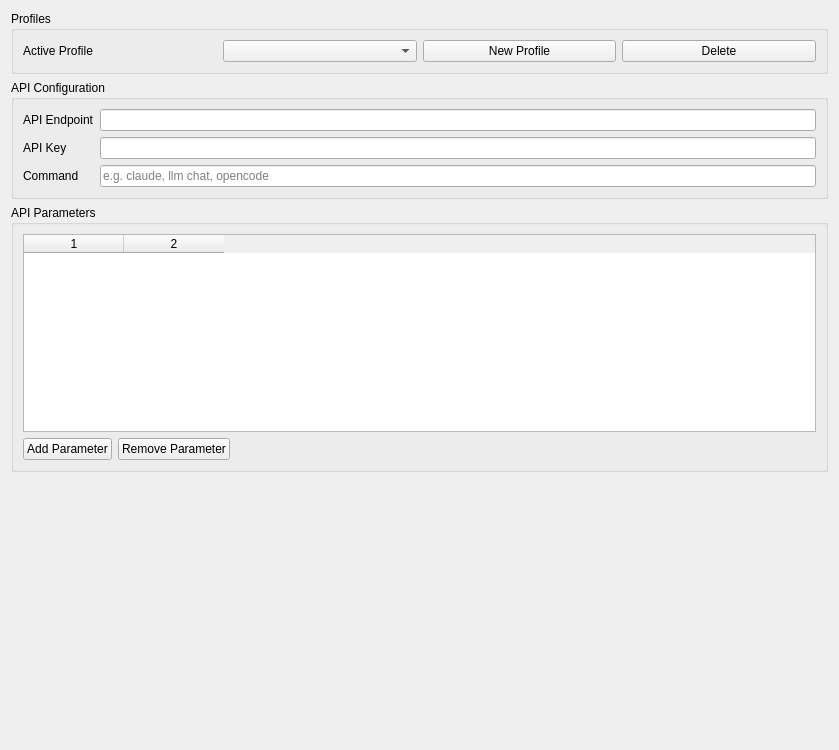
          <widget class="QWidget" name="scrollAreaWidgetContentsAI">
           <property name="geometry">
            <rect>
             <x>0</x>
             <y>0</y>
             <width>839</width>
             <height>750</height>
            </rect>
           </property>
           <layout class="QVBoxLayout" name="verticalLayoutAIScroll">
            <item>
             <widget class="QGroupBox" name="groupBoxAIProfile">
              <property name="title">
               <string>Profiles</string>
              </property>
              <layout class="QGridLayout" name="gridLayoutAIProfile">
               <item row="0" column="0">
                <widget class="QLabel" name="labelAIProfile">
                 <property name="text">
                  <string>Active Profile</string>
                 </property>
                </widget>
               </item>
               <item row="0" column="1">
                <widget class="QComboBox" name="comboBoxAIProfile"/>
               </item>
               <item row="0" column="2">
                <widget class="QPushButton" name="pushButtonAINewProfile">
                 <property name="text">
                  <string>New Profile</string>
                 </property>
                </widget>
               </item>
               <item row="0" column="3">
                <widget class="QPushButton" name="pushButtonAIDeleteProfile">
                 <property name="text">
                  <string>Delete</string>
                 </property>
                </widget>
               </item>
              </layout>
             </widget>
            </item>
            <item>
             <widget class="QGroupBox" name="groupBoxAIConfig">
              <property name="title">
               <string>API Configuration</string>
              </property>
              <layout class="QGridLayout" name="gridLayoutAIConfig">
               <item row="0" column="0">
                <widget class="QLabel" name="labelAIApiEndpoint">
                 <property name="text">
                  <string>API Endpoint</string>
                 </property>
                </widget>
               </item>
               <item row="0" column="1">
                <widget class="QLineEdit" name="lineEditAIApiEndpoint"/>
               </item>
               <item row="1" column="0">
                <widget class="QLabel" name="labelAIApiKey">
                 <property name="text">
                  <string>API Key</string>
                 </property>
                </widget>
               </item>
               <item row="1" column="1">
                <widget class="QLineEdit" name="lineEditAIApiKey">
                 <property name="echoMode">
                  <enum>QLineEdit::Password</enum>
                 </property>
                </widget>
               </item>
               <item row="2" column="0">
                <widget class="QLabel" name="labelAICommand">
                 <property name="text">
                  <string>Command</string>
                 </property>
                </widget>
               </item>
               <item row="2" column="1">
                <widget class="QLineEdit" name="lineEditAICommand">
                 <property name="placeholderText">
                  <string>e.g. claude, llm chat, opencode</string>
                 </property>
                </widget>
               </item>
              </layout>
             </widget>
            </item>
            <item>
             <widget class="QGroupBox" name="groupBoxAIParams">
              <property name="title">
               <string>API Parameters</string>
              </property>
              <layout class="QVBoxLayout" name="verticalLayoutAIParams">
               <item>
                <widget class="QTableWidget" name="tableWidgetAIParams">
                 <property name="columnCount">
                  <number>2</number>
                 </property>
                </widget>
               </item>
               <item>
                <layout class="QHBoxLayout" name="horizontalLayoutAIParamsButtons">
                 <item>
                  <widget class="QPushButton" name="pushButtonAIParamAdd">
                   <property name="text">
                    <string>Add Parameter</string>
                   </property>
                  </widget>
                 </item>
                 <item>
                  <widget class="QPushButton" name="pushButtonAIParamRemove">
                   <property name="text">
                    <string>Remove Parameter</string>
                   </property>
                  </widget>
                 </item>
                 <item>
                  <spacer name="horizontalSpacerAIParams">
                   <property name="orientation">
                    <enum>Qt::Horizontal</enum>
                   </property>
                   <property name="sizeHint" stdset="0">
                    <size>
                     <width>40</width>
                     <height>20</height>
                    </size>
                   </property>
                  </spacer>
                 </item>
                </layout>
               </item>
              </layout>
             </widget>
            </item>
            <item>
             <spacer name="verticalSpacerAI">
              <property name="orientation">
               <enum>Qt::Vertical</enum>
              </property>
              <property name="sizeHint" stdset="0">
               <size>
                <width>20</width>
                <height>40</height>
               </size>
              </property>
             </spacer>
            </item>
           </layout>
          </widget>
